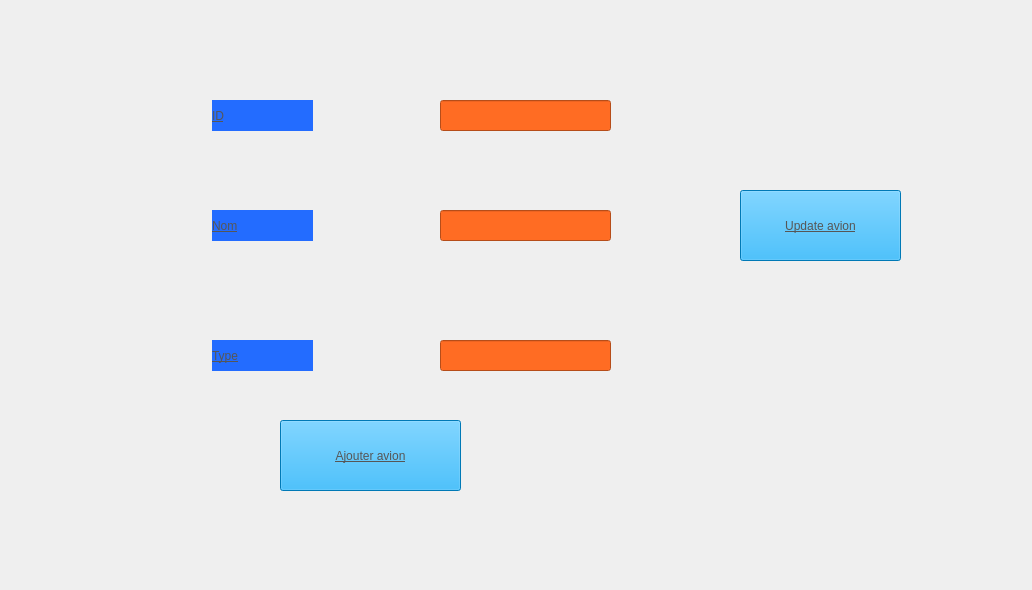
    <widget class="QWidget" name="tab_13">
     <attribute name="title">
      <string>Ajouter avion</string>
     </attribute>
     <widget class="QLabel" name="label_14">
      <property name="geometry">
       <rect>
        <x>212</x>
        <y>100</y>
        <width>101</width>
        <height>31</height>
       </rect>
      </property>
      <property name="styleSheet">
       <string notr="true">background-color: rgb(35, 108, 255);


color: rgb(86, 86, 86);
font: 700 italic 12pt &quot;Segoe UI&quot;;
text-decoration: underline;
</string>
      </property>
      <property name="text">
       <string>ID</string>
      </property>
     </widget>
     <widget class="QLabel" name="label_15">
      <property name="geometry">
       <rect>
        <x>212</x>
        <y>210</y>
        <width>101</width>
        <height>31</height>
       </rect>
      </property>
      <property name="styleSheet">
       <string notr="true">background-color: rgb(35, 108, 255);


color: rgb(86, 86, 86);
font: 700 italic 12pt &quot;Segoe UI&quot;;
text-decoration: underline;
</string>
      </property>
      <property name="text">
       <string>Nom</string>
      </property>
     </widget>
     <widget class="QLabel" name="label_16">
      <property name="geometry">
       <rect>
        <x>212</x>
        <y>340</y>
        <width>101</width>
        <height>31</height>
       </rect>
      </property>
      <property name="styleSheet">
       <string notr="true">background-color: rgb(35, 108, 255);


color: rgb(86, 86, 86);
font: 700 italic 12pt &quot;Segoe UI&quot;;
text-decoration: underline;
</string>
      </property>
      <property name="text">
       <string>Type</string>
      </property>
     </widget>
     <widget class="QLineEdit" name="lineEdit">
      <property name="geometry">
       <rect>
        <x>440</x>
        <y>100</y>
        <width>171</width>
        <height>31</height>
       </rect>
      </property>
      <property name="styleSheet">
       <string notr="true">background-color: rgb(255, 108, 35);</string>
      </property>
     </widget>
     <widget class="QLineEdit" name="lineEdit_2">
      <property name="geometry">
       <rect>
        <x>440</x>
        <y>210</y>
        <width>171</width>
        <height>31</height>
       </rect>
      </property>
      <property name="styleSheet">
       <string notr="true">background-color: rgb(255, 108, 35);</string>
      </property>
     </widget>
     <widget class="QLineEdit" name="lineEdit_3">
      <property name="geometry">
       <rect>
        <x>440</x>
        <y>340</y>
        <width>171</width>
        <height>31</height>
       </rect>
      </property>
      <property name="styleSheet">
       <string notr="true">background-color: rgb(255, 108, 35);</string>
      </property>
     </widget>
     <widget class="QPushButton" name="pb_ajouter2">
      <property name="geometry">
       <rect>
        <x>280</x>
        <y>420</y>
        <width>181</width>
        <height>71</height>
       </rect>
      </property>
      <property name="styleSheet">
       <string notr="true">background-color: rgb(0, 170, 255);


color: rgb(86, 86, 86);

font: 700 italic 12pt &quot;Segoe UI&quot;;
text-decoration: underline;
</string>
      </property>
      <property name="text">
       <string>Ajouter avion</string>
      </property>
     </widget>
     <widget class="QPushButton" name="pushButton_Update_avion">
      <property name="geometry">
       <rect>
        <x>740</x>
        <y>190</y>
        <width>161</width>
        <height>71</height>
       </rect>
      </property>
      <property name="styleSheet">
       <string notr="true">background-color: rgb(0, 170, 255);


color: rgb(86, 86, 86);

font: 700 italic 12pt &quot;Segoe UI&quot;;
text-decoration: underline;
</string>
      </property>
      <property name="text">
       <string>Update avion</string>
      </property>
     </widget>
     <widget class="QLabel" name="label_pic11">
      <property name="geometry">
       <rect>
        <x>2</x>
        <y>-71</y>
        <width>1021</width>
        <height>581</height>
       </rect>
      </property>
      <property name="text">
       <string/>
      </property>
     </widget>
     <zorder>label_pic11</zorder>
     <zorder>label_14</zorder>
     <zorder>label_15</zorder>
     <zorder>label_16</zorder>
     <zorder>lineEdit</zorder>
     <zorder>lineEdit_2</zorder>
     <zorder>lineEdit_3</zorder>
     <zorder>pb_ajouter2</zorder>
     <zorder>pushButton_Update_avion</zorder>
    </widget>
